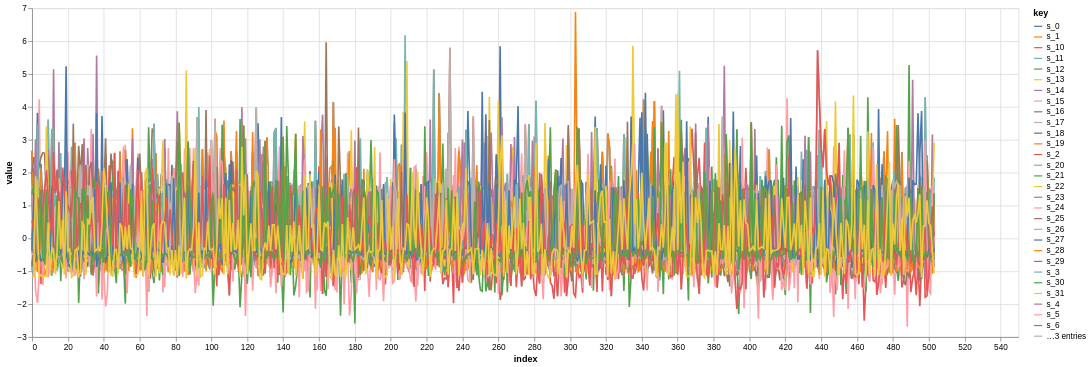

The code cell stored with this chart in its notebook:
### Code cell
trapallada.plot.signals_array(signals.squeeze())

### Figure 1 — Vega-Lite specification as saved in the notebook (floating-point values rounded to 4 significant figures; data arrays with more than 128 entries replaced by an {"elided": "..."} marker saying what was removed)
{"config": {"view": {"continuousWidth": 300, "continuousHeight": 300}}, "data": {"name": "data-617aaad004535a4dd21037d0ab303196"}, "mark": {"type": "line"}, "encoding": {"color": {"field": "key", "type": "nominal"}, "x": {"field": "index", "type": "quantitative"}, "y": {"field": "value", "type": "quantitative"}}, "height": 400, "transform": [{"fold": ["s_0", "s_1", "s_2", "s_3", "s_4", "s_5", "s_6", "s_7", "s_8", "s_9", "s_10", "s_11", "s_12", "s_13", "s_14", "s_15", "s_16", "s_17", "s_18", "s_19", "s_20", "s_21", "s_22", "s_23", "s_24", "s_25", "s_26", "s_27", "s_28", "s_29", "s_30", "s_31"]}], "width": 1200, "$schema": "https://vega.github.io/schema/vega-lite/v5.8.0.json", "datasets": {"data-617aaad004535a4dd21037d0ab303196": {"elided": "504 records"}}}
